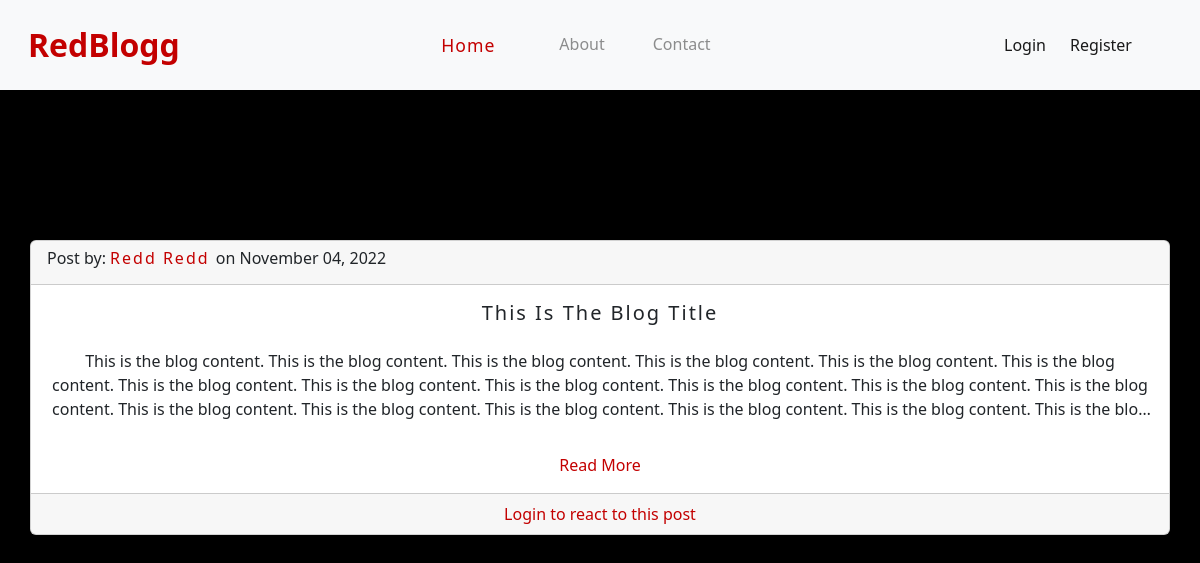
The page / on the database its author committed.
### blog/models.py (models this page shows, shortened)
class Post(db.Model):
    id = db.Column(db.Integer, primary_key=True)
    title = db.Column(db.String(200), nullable=False)
    text = db.Column(db.Text, nullable=False)
    date_created = db.Column(db.DateTime(timezone=True), default=func.now())
    author = db.Column(db.Integer, db.ForeignKey(
        'user.id', ondelete="CASCADE"), nullable=False)
    comments = db.relationship('Comment', backref='post', passive_deletes=True)
    likes = db.relationship('Like', backref='post', passive_deletes=True)

class User(db.Model, UserMixin):
    id = db.Column(db.Integer, primary_key=True)
    email = db.Column(db.String(150), unique=True)
    firstname = db.Column(db.String(150))
    lastname = db.Column(db.String(150))
    password = db.Column(db.String(150))
    date_created = db.Column(db.DateTime(timezone=True), default=func.now())
    posts = db.relationship('Post', backref='user', passive_deletes=True)
    comments = db.relationship('Comment', backref='user', passive_deletes=True)
    likes = db.relationship('Like', backref='user', passive_deletes=True)

### blog/routes.py (the view)
@app.route("/")
def home():
    posts = Post.query.order_by(Post.date_created.desc()).all()
    return render_template("home.html", posts=posts, user=current_user)

### blog/templates/home.html (shortened to what this page needs)
{% extends "base.html" %}
{% block content %}
{% for post in posts %}
  <div class="card text-center">
    <div class="card-header">
      <h6>Post by:
      <a href="/post/{{post.user.firstname}}">
        {{ post.user.firstname }} {{ post.user.lastname }}
        </a> on {{ post.date_created.strftime('%B %d, %Y') }} </h6>
    </div>
    <div class="card-body">
      <h5 class="card-title">
        <a>{{post.title}}</a>
      </h5>
      <p class="card-text">{{post.text|safe}}</p>
      <a href="{{url_for('single_post', id=post.id)}}">Read More</a>
    </div>
    <div class="card-footer text-muted">
      {% if current_user.is_authenticated %}
        {% if post.comments|length > 1 %}
          <p>{{post.comments|length}} Comments</p>
          {% elif post.comments|length == 1 %}
          <p>{{post.comments|length}} Comment</p>
          {% else %}
          <p>Be the first to Comment</p>
        {% endif %}
        {% for comment in post.comments %}
          <p>{{comment.user.firstname}} {{comment.user.lastname}}: {{comment.text}} {{comment.date_created.strftime('%I:%M%p %B %d, %Y')}}
            {% if user.id == comment.author or user.id == post.author %}
            <a href="/delete-comment/{{comment.id}}"><i class="fas fa-trash"></i></a>
          {% endif %}</p>
        {% endfor %}
      <form action="/comment/{{post.id}}" method="post">
        <div class="input-group mb-3">
          <input type="text" class="form-control" placeholder="Write comment"  name="comment" id="comment">
          <button class="btn btn-outline-secondary" type="submit" id="button-addon2">Comment</button>
        </div>
      </form>
      {% else %}
      <a href="{{url_for('login')}}">Login to react to this post</a>
      {% endif %}
    </div>
  </div>
  <br>
{% endfor %}
{% endblock %}

### blog/templates/base.html (shortened to what this page needs)
<!doctype html>
<html lang="en">
  <head>
    <link href="https://cdn.jsdelivr.net/npm/bootstrap@5.2.2/dist/css/bootstrap.min.css" rel="stylesheet">
    <link rel="stylesheet" href="{{ url_for('static', filename='style.css')}}"/>
  </head>
  <body>
    <nav class="navbar navbar-expand-lg bg-light">
      <div class="container-fluid">
        <a class="navbar-brand" href="{{url_for('home')}}">RedBlogg</a>
        <div class="collapse navbar-collapse" id="navbarText">
          <ul class="navbar-nav me-auto mb-2 mb-lg-0">
            <li class="nav-item">
              <a class="nav-link active" aria-current="page" href="{{url_for('home')}}">Home</a>
            </li>
            <li class="nav-item">
              <a class="nav-link" aria-current="page" href="#">About</a>
            </li>
            <li class="nav-item">
              <a class="nav-link" href="#">Contact</a>
            </li>
          </ul>
          <div class="navbar-text">
            {% if current_user.is_authenticated %}
            <a class="nav-ico" href="{{url_for('create_post')}}"><i class="fa-regular fa-pen-to-square"></i><h6>Write blog</h6></a>
            <a class="nav-ico" href="{{url_for('logout')}}"><i class="fa-solid fa-right-from-bracket"></i><h6>Log out</h6></a>
            {% else %}
              <a class="nav-ico" href="{{url_for('login')}}">Login</a>
              <a class="nav-ico" href="{{url_for('signup')}}">Register</a>
            {% endif %}
          </div>
        </div>
      </div>
    </nav>
    <div class="container base">
      {% block content %}{% endblock %}
    </div>
  </body>
</html>

### blog/static/style.css (style rules this page uses)
:root { --accent-color:#c30000; }
* { margin:0; padding:0; box-sizing:border-box; text-decoration: none !important; }
body { background-color: #000; }
nav.navbar.navbar-expand-lg.bg-light { position: fixed; top: 0; z-index: 999; width: 100%; padding: 1rem; }
ul.navbar-nav.me-auto { margin: 0 auto; }
li.nav-item { margin-right: 2rem !important; }
a.navbar-brand { font-size: 2rem; font-weight: 700; color: #c30000; }
.container.base { padding: 15rem 0 0; }
a.nav-link { transition:0.3s cubic-bezier(0.68, -0.55, 0.265, 1.55); opacity: 0.8; }
a.nav-link.active { font-weight: 500; font-size: 1.1rem; letter-spacing: 1px; color: #333; margin-right: 1rem; opacity: 1; color:var(--accent-color) !important; }
.navbar-text { display: inline-flex; justify-content: space-evenly; align-items: center; }
.navbar-text:first-child, .navbar-text:last-child { margin: 0 1rem; }
a.nav-ico { display: inline-flex; align-items: center; flex-direction: column;margin-right: 1.5rem; margin-right: 1.5rem; transition: 0.3s ease-in-out; }
.card-header h6 { text-align: left; }
.card-title a, .card-header a { text-transform: capitalize; color:var(--accent-color); letter-spacing: 2px; }
a, button { color:var(--accent-color); }
.card-body p { white-space: normal; overflow: hidden; text-overflow: ellipsis; display: -webkit-box; -webkit-line-clamp: 3; -webkit-box-orient: vertical; }

### rows shown on the page
Post: user.firstname "Redd", user.lastname "Redd", date_created "November 04, 2022", title "This Is The Blog Title", text "This is the blog content. This is the blog content. This is the blog content. This is the blog content. This is the blog content. This is the blog content. This is the blog content. This is the blog content. This is the blog content. This is the blog content. This is the blog content. This is the blog content. This is the blog content. This is the blog content. This is the blog content. This is the blog content. This is the blog content. This is the…"
